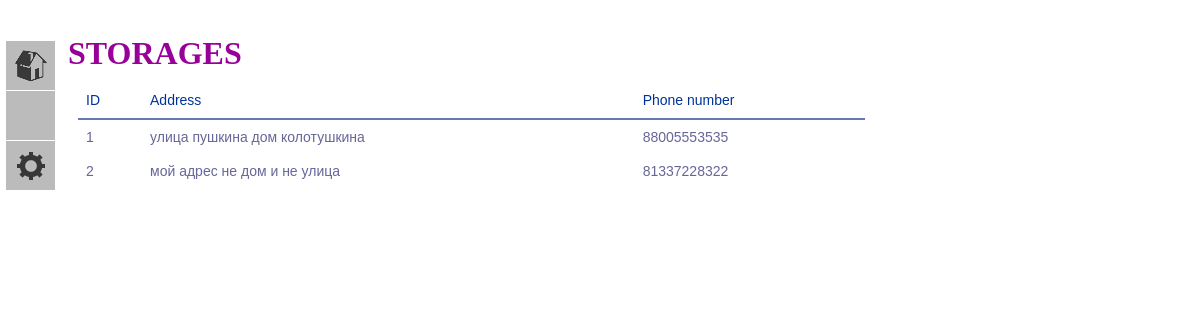
Screenshot of /storage_info/0 (signed in) with the database file from the repository.
### models.py (models this page shows, shortened)
class Storage(db.Model):
    id = db.Column(db.Integer, primary_key=True)
    phone_number = db.Column(db.String(16), index=True, unique=True)
    address = db.Column(db.String(256), index=True, unique=True)
    st_ware = db.relationship("WareStorage", cascade='all')

### main.py (the view)
@app.route('/storage_info/<_id>', methods=['GET', 'POST'])
def storage_info(_id):
    form = StorageInfoForm()
    if form.validate_on_submit():
        form.create_instance(_id)
        return redirect(url_for('storage_info', _id=0))
    return render_template("storage_info.html", form=form, user_id=g.id, st_id=int(_id),
                           Ware=Ware, Storage=Storage, Operation=Operation, Client=Client, User=User,
                           WareStorage=WareStorage, WareOperation=WareOperation,
                           ROLE_ADMIN=1, ROLE_USER=0)

### main.py (called while the page is built)
@app.before_request
def before_request():
    g.user = current_user
    g.id = 0 if not g.user.is_authenticated else g.user.id

### models.py (called while the page is built)
@lm.user_loader
def load_user(id):
    return User.query.get(int(id))

### templates/storage_info.html (shortened to what this page needs)
{% extends "base.html"%}
{% block form %}
<h1>STORAGES</h1>
<table class="storages">
    <tr><th>ID</th><th>Address</th><th>Phone number</th></tr>
    {% for storage in Storage.query.all() %}
        <tr>
            {% if storage.id == st_id and User.query.get(user_id) == ROLE_ADMIN %}
                <td>{{ storage.id }}</td> <td>-----------------</td>
                <td>-----------------</td>
            {% else %}
                <td>{{ storage.id }}</td> <td>{{ storage.address }}</td>
                <td>{{ storage.phone_number }}</td>
            {% endif %}
        </tr>
    {% endfor %}
</table>
{% endblock %}

### static/css/main.css (style rules this page uses)
h1 { margin: 0px; color: #909; text-shadow: 0px 1px 0px #fff; }
body { padding-left: 60px; margin-top: 35px; background: -moz-linear-gradient(-45deg, #ddddfb 5%, #fff 95%); height: 100%; }
table { font-family: "Lucida Sans Unicode", "Lucida Grande", Sans-Serif; font-size: 14px; background: white; max-width: 70%; width: 70%; border-collapse: collapse; text-align: left; margin: 10px; }
th { font-weight: normal; color: #039; border-bottom: 2px solid #6678b1; padding: 10px 8px; }
td { color: #669; padding: 9px 8px; transition: .3s linear; }

### rows the page displays
Storage: id "1", address "улица пушкина дом колотушкина", phone_number "88005553535"
Storage: id "2", address "мой адрес не дом и не улица", phone_number "81337228322"
